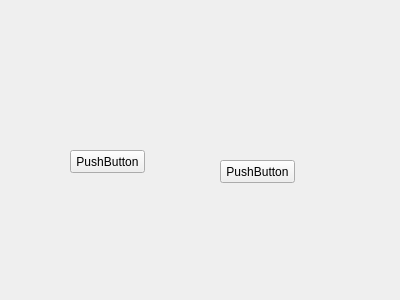
<?xml version="1.0" encoding="UTF-8"?>
<ui version="4.0">
 <class>svDialog</class>
 <widget class="QWidget" name="svDialog">
  <property name="geometry">
   <rect>
    <x>0</x>
    <y>0</y>
    <width>400</width>
    <height>300</height>
   </rect>
  </property>
  <property name="windowTitle">
   <string>svDialog</string>
  </property>
  <widget class="QPushButton" name="pushButton">
   <property name="geometry">
    <rect>
     <x>70</x>
     <y>150</y>
     <width>75</width>
     <height>23</height>
    </rect>
   </property>
   <property name="text">
    <string>PushButton</string>
   </property>
  </widget>
  <widget class="QPushButton" name="pushButton_2">
   <property name="geometry">
    <rect>
     <x>220</x>
     <y>160</y>
     <width>75</width>
     <height>23</height>
    </rect>
   </property>
   <property name="text">
    <string>PushButton</string>
   </property>
  </widget>
 </widget>
 <layoutdefault spacing="6" margin="11"/>
 <resources/>
 <connections/>
</ui>
